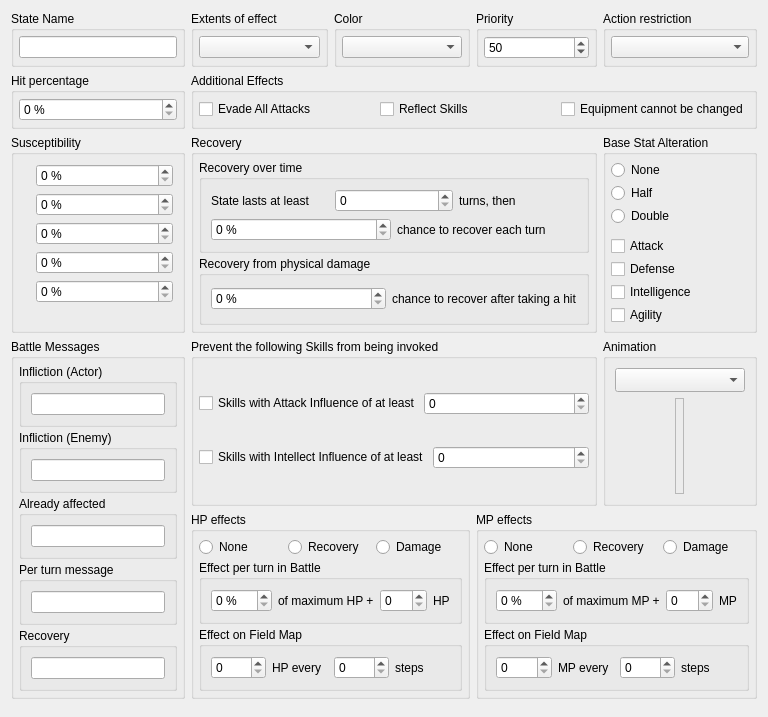
<?xml version="1.0" encoding="UTF-8"?>
<ui version="4.0">
 <class>StateWidget</class>
 <widget class="QWidget" name="StateWidget">
  <property name="geometry">
   <rect>
    <x>0</x>
    <y>0</y>
    <width>768</width>
    <height>577</height>
   </rect>
  </property>
  <property name="windowTitle">
   <string>Form</string>
  </property>
  <layout class="QGridLayout" name="gridLayout">
   <item row="0" column="0">
    <widget class="QGroupBox" name="groupBox_257">
     <property name="title">
      <string>State Name</string>
     </property>
     <layout class="QHBoxLayout" name="horizontalLayout_257">
      <property name="spacing">
       <number>3</number>
      </property>
      <property name="leftMargin">
       <number>5</number>
      </property>
      <property name="topMargin">
       <number>5</number>
      </property>
      <property name="rightMargin">
       <number>5</number>
      </property>
      <property name="bottomMargin">
       <number>5</number>
      </property>
      <item>
       <widget class="QLineEdit" name="lineName"/>
      </item>
     </layout>
    </widget>
   </item>
   <item row="0" column="1">
    <widget class="QGroupBox" name="groupBox_281">
     <property name="title">
      <string>Extents of effect</string>
     </property>
     <layout class="QHBoxLayout" name="horizontalLayout_281">
      <property name="spacing">
       <number>3</number>
      </property>
      <property name="leftMargin">
       <number>5</number>
      </property>
      <property name="topMargin">
       <number>5</number>
      </property>
      <property name="rightMargin">
       <number>5</number>
      </property>
      <property name="bottomMargin">
       <number>5</number>
      </property>
      <item>
       <widget class="QComboBox" name="comboExtents"/>
      </item>
     </layout>
    </widget>
   </item>
   <item row="0" column="2">
    <widget class="QGroupBox" name="groupBox_282">
     <property name="title">
      <string>Color</string>
     </property>
     <layout class="QHBoxLayout" name="horizontalLayout_282">
      <property name="spacing">
       <number>3</number>
      </property>
      <property name="leftMargin">
       <number>5</number>
      </property>
      <property name="topMargin">
       <number>5</number>
      </property>
      <property name="rightMargin">
       <number>5</number>
      </property>
      <property name="bottomMargin">
       <number>5</number>
      </property>
      <item>
       <widget class="SystemColorComboBox" name="comboColor"/>
      </item>
     </layout>
    </widget>
   </item>
   <item row="0" column="3">
    <widget class="QGroupBox" name="groupBox_258">
     <property name="title">
      <string>Priority</string>
     </property>
     <layout class="QHBoxLayout" name="horizontalLayout_258">
      <property name="spacing">
       <number>3</number>
      </property>
      <property name="leftMargin">
       <number>5</number>
      </property>
      <property name="topMargin">
       <number>5</number>
      </property>
      <property name="rightMargin">
       <number>5</number>
      </property>
      <property name="bottomMargin">
       <number>5</number>
      </property>
      <item>
       <widget class="QSpinBox" name="spinPriority">
        <property name="minimum">
         <number>1</number>
        </property>
        <property name="maximum">
         <number>100</number>
        </property>
        <property name="value">
         <number>50</number>
        </property>
       </widget>
      </item>
     </layout>
    </widget>
   </item>
   <item row="0" column="4">
    <widget class="QGroupBox" name="groupBox_283">
     <property name="title">
      <string>Action restriction</string>
     </property>
     <layout class="QHBoxLayout" name="horizontalLayout_283">
      <property name="spacing">
       <number>3</number>
      </property>
      <property name="leftMargin">
       <number>5</number>
      </property>
      <property name="topMargin">
       <number>5</number>
      </property>
      <property name="rightMargin">
       <number>5</number>
      </property>
      <property name="bottomMargin">
       <number>5</number>
      </property>
      <item>
       <widget class="QComboBox" name="comboRestriction"/>
      </item>
     </layout>
    </widget>
   </item>
   <item row="1" column="0">
    <widget class="QGroupBox" name="groupBox_284">
     <property name="title">
      <string>Hit percentage</string>
     </property>
     <layout class="QHBoxLayout" name="horizontalLayout_284">
      <property name="spacing">
       <number>3</number>
      </property>
      <property name="leftMargin">
       <number>5</number>
      </property>
      <property name="topMargin">
       <number>5</number>
      </property>
      <property name="rightMargin">
       <number>5</number>
      </property>
      <property name="bottomMargin">
       <number>5</number>
      </property>
      <item>
       <widget class="QSpinBox" name="spinAccuracy">
        <property name="suffix">
         <string> %</string>
        </property>
        <property name="minimum">
         <number>0</number>
        </property>
        <property name="maximum">
         <number>100</number>
        </property>
       </widget>
      </item>
     </layout>
    </widget>
   </item>
   <item row="1" column="1" colspan="4">
    <widget class="QGroupBox" name="groupBox_285">
     <property name="title">
      <string>Additional Effects</string>
     </property>
     <layout class="QHBoxLayout" name="horizontalLayout_285">
      <property name="spacing">
       <number>3</number>
      </property>
      <property name="leftMargin">
       <number>5</number>
      </property>
      <property name="topMargin">
       <number>5</number>
      </property>
      <property name="rightMargin">
       <number>5</number>
      </property>
      <property name="bottomMargin">
       <number>5</number>
      </property>
      <item>
       <widget class="QCheckBox" name="checkEvadeAll">
        <property name="text">
         <string>Evade All Attacks</string>
        </property>
       </widget>
      </item>
      <item>
       <widget class="QCheckBox" name="checkReflectSkills">
        <property name="text">
         <string>Reflect Skills</string>
        </property>
       </widget>
      </item>
      <item>
       <widget class="QCheckBox" name="checkNoEquipmentChange">
        <property name="text">
         <string>Equipment cannot be changed</string>
        </property>
       </widget>
      </item>
     </layout>
    </widget>
   </item>
   <item row="2" column="0">
    <widget class="QGroupBox" name="groupBox_286">
     <property name="title">
      <string>Susceptibility</string>
     </property>
     <layout class="QFormLayout" name="formLayout_286">
      <item row="0" column="0">
       <widget class="QLabel" name="labelRateA">
        <property name="pixmap">
         <pixmap>:/ranks/rank0</pixmap>
        </property>
       </widget>
      </item>
      <item row="0" column="1">
       <widget class="QSpinBox" name="spinRateA">
        <property name="suffix">
         <string> %</string>
        </property>
        <property name="minimum">
         <number>0</number>
        </property>
        <property name="maximum">
         <number>100</number>
        </property>
       </widget>
      </item>
      <item row="1" column="0">
       <widget class="QLabel" name="labelRateB">
        <property name="pixmap">
         <pixmap>:/ranks/rank1</pixmap>
        </property>
       </widget>
      </item>
      <item row="1" column="1">
       <widget class="QSpinBox" name="spinRateB">
        <property name="suffix">
         <string> %</string>
        </property>
        <property name="minimum">
         <number>0</number>
        </property>
        <property name="maximum">
         <number>100</number>
        </property>
       </widget>
      </item>
      <item row="2" column="0">
       <widget class="QLabel" name="labelRateC">
        <property name="pixmap">
         <pixmap>:/ranks/rank2</pixmap>
        </property>
       </widget>
      </item>
      <item row="2" column="1">
       <widget class="QSpinBox" name="spinRateC">
        <property name="suffix">
         <string> %</string>
        </property>
        <property name="minimum">
         <number>0</number>
        </property>
        <property name="maximum">
         <number>100</number>
        </property>
       </widget>
      </item>
      <item row="3" column="0">
       <widget class="QLabel" name="labelRateD">
        <property name="pixmap">
         <pixmap>:/ranks/rank3</pixmap>
        </property>
       </widget>
      </item>
      <item row="3" column="1">
       <widget class="QSpinBox" name="spinRateD">
        <property name="suffix">
         <string> %</string>
        </property>
        <property name="minimum">
         <number>0</number>
        </property>
        <property name="maximum">
         <number>100</number>
        </property>
       </widget>
      </item>
      <item row="4" column="0">
       <widget class="QLabel" name="labelRateE">
        <property name="pixmap">
         <pixmap>:/ranks/rank4</pixmap>
        </property>
       </widget>
      </item>
      <item row="4" column="1">
       <widget class="QSpinBox" name="spinRateE">
        <property name="suffix">
         <string> %</string>
        </property>
        <property name="minimum">
         <number>0</number>
        </property>
        <property name="maximum">
         <number>100</number>
        </property>
       </widget>
      </item>
     </layout>
    </widget>
   </item>
   <item row="3" column="1" colspan="3">
    <widget class="QGroupBox" name="groupBox_287">
     <property name="title">
      <string>Prevent the following Skills from being invoked</string>
     </property>
     <layout class="QVBoxLayout" name="verticalLayout_287">
      <property name="spacing">
       <number>3</number>
      </property>
      <property name="leftMargin">
       <number>5</number>
      </property>
      <property name="topMargin">
       <number>5</number>
      </property>
      <property name="rightMargin">
       <number>5</number>
      </property>
      <property name="bottomMargin">
       <number>5</number>
      </property>
      <item>
       <layout class="QHBoxLayout" name="horizontalLayout_287_1">
        <item>
         <widget class="QCheckBox" name="checkRestrictAttackInfluence">
          <property name="text">
           <string>Skills with Attack Influence of at least</string>
          </property>
         </widget>
        </item>
        <item>
         <widget class="QSpinBox" name="spinRestrictAttackInfluence">
          <property name="minimum">
           <number>0</number>
          </property>
          <property name="maximum">
           <number>10</number>
          </property>
         </widget>
        </item>
       </layout>
      </item>
      <item>
       <layout class="QHBoxLayout" name="horizontalLayout_287_2">
        <item>
         <widget class="QCheckBox" name="checkRestrictIntellectInfluence">
          <property name="text">
           <string>Skills with Intellect Influence of at least</string>
          </property>
         </widget>
        </item>
        <item>
         <widget class="QSpinBox" name="spinRestrictIntellectInfluence">
          <property name="minimum">
           <number>0</number>
          </property>
          <property name="maximum">
           <number>10</number>
          </property>
         </widget>
        </item>
       </layout>
      </item>
     </layout>
    </widget>
   </item>
   <item row="2" column="4">
    <widget class="QGroupBox" name="groupBox_288">
     <property name="title">
      <string>Base Stat Alteration</string>
     </property>
     <layout class="QVBoxLayout" name="horizontalLayout_288">
      <property name="spacing">
       <number>3</number>
      </property>
      <property name="leftMargin">
       <number>5</number>
      </property>
      <property name="topMargin">
       <number>5</number>
      </property>
      <property name="rightMargin">
       <number>5</number>
      </property>
      <property name="bottomMargin">
       <number>5</number>
      </property>
      <item>
       <widget class="QRadioButton" name="radioStatAlterationNone">
        <property name="text">
         <string>None</string>
        </property>
       </widget>
      </item>
      <item>
       <widget class="QRadioButton" name="radioStatAlterationHalf">
        <property name="text">
         <string>Half</string>
        </property>
       </widget>
      </item>
      <item>
       <widget class="QRadioButton" name="radioStatAlterationDouble">
        <property name="bottomMargin">
         <number>10</number>
        </property>
        <property name="text">
         <string>Double</string>
        </property>
       </widget>
      </item>
      <item>
       <spacer name="verticalSpacer_1">
        <property name="orientation">
         <enum>Qt::Vertical</enum>
        </property>
       </spacer>
      </item>
      <item>
       <widget class="QCheckBox" name="checkStatAffectAttack">
        <property name="text">
         <string>Attack</string>
        </property>
       </widget>
      </item>
      <item>
       <widget class="QCheckBox" name="checkStatAffectDefense">
        <property name="text">
         <string>Defense</string>
        </property>
       </widget>
      </item>
      <item>
       <widget class="QCheckBox" name="checkStatAffectIntelligence">
        <property name="text">
         <string>Intelligence</string>
        </property>
       </widget>
      </item>
      <item>
       <widget class="QCheckBox" name="checkStatAffectAgility">
        <property name="text">
         <string>Agility</string>
        </property>
       </widget>
      </item>
     </layout>
    </widget>
   </item>
   <item row="2" column="1" colspan="3">
    <widget class="QGroupBox" name="groupBox_289">
     <property name="title">
      <string>Recovery</string>
     </property>
     <layout class="QVBoxLayout" name="verticalLayout_289">
      <property name="spacing">
       <number>3</number>
      </property>
      <property name="leftMargin">
       <number>5</number>
      </property>
      <property name="topMargin">
       <number>5</number>
      </property>
      <property name="rightMargin">
       <number>5</number>
      </property>
      <property name="bottomMargin">
       <number>5</number>
      </property>
      <item>
       <widget class="QGroupBox" name="groupBox_296">
        <property name="title">
         <string>Recovery over time</string>
        </property>
        <layout class="QVBoxLayout" name="verticalLayout_296">
         <item>
          <layout class="QHBoxLayout" name="horizontalLayout_296_1">
           <item>
            <widget class="QLabel" name="labelRecoverTurns_1">
             <property name="text">
              <string>State lasts at least</string>
             </property>
            </widget>
           </item>
           <item>
            <widget class="QSpinBox" name="spinRecoverTurns">
             <property name="minimum">
              <number>0</number>
             </property>
             <property name="maximum">
              <number>99</number>
             </property>	
            </widget>
           </item>
           <item>
            <widget class="QLabel" name="labelRecoverTurns_2">
             <property name="text">
              <string>turns, then</string>
             </property>
            </widget>
           </item>
          </layout>
         </item>
         <item>
          <layout class="QHBoxLayout" name="horizontalLayout_296_2">
           <item>
            <widget class="QSpinBox" name="spinRecoverChance">
             <property name="suffix">
              <string> %</string>
             </property>
             <property name="minimum">
              <number>0</number>
             </property>
             <property name="maximum">
              <number>100</number>
             </property>
            </widget>
           </item>
           <item>
            <widget class="QLabel" name="labelRecoverChance">
             <property name="text">
              <string>chance to recover each turn</string>
             </property>
            </widget>
           </item>
          </layout>
         </item>
        </layout>
       </widget>
      </item>
      <item>
       <widget class="QGroupBox" name="groupBox_297">
        <property name="title">
         <string>Recovery from physical damage</string>
        </property>
        <layout class="QHBoxLayout" name="horizontalLayout_297">
         <item>
          <widget class="QSpinBox" name="spinRecoverDamageChance">
           <property name="suffix">
            <string> %</string>
           </property>
           <property name="minimum">
            <number>0</number>
           </property>
           <property name="maximum">
            <number>100</number>
           </property>
          </widget>
         </item>
         <item>
          <widget class="QLabel" name="labelRecoverDamageChance">
           <property name="text">
            <string>chance to recover after taking a hit</string>
           </property>
          </widget>
         </item>
        </layout>
       </widget>
      </item>
     </layout>
    </widget>
   </item>
   <item row="4" column="1" colspan="2">
    <widget class="QGroupBox" name="groupBox_290">
     <property name="title">
      <string>HP effects</string>
     </property>
     <layout class="QVBoxLayout" name="verticalLayout_290">
      <property name="spacing">
       <number>3</number>
      </property>
      <property name="leftMargin">
       <number>5</number>
      </property>
      <property name="topMargin">
       <number>5</number>
      </property>
      <property name="rightMargin">
       <number>5</number>
      </property>
      <property name="bottomMargin">
       <number>5</number>
      </property>
      <item>
       <layout class="QHBoxLayout" name="horizontalLayout_290">
        <item>
         <widget class="QRadioButton" name="radioHPEffectNone">
          <property name="text">
           <string>None</string>
          </property>
         </widget>
        </item>
        <item>
         <widget class="QRadioButton" name="radioHPEffectRecovery">
          <property name="text">
           <string>Recovery</string>
          </property>
         </widget>
        </item>
        <item>
         <widget class="QRadioButton" name="radioHPEffectDamage">
          <property name="text">
           <string>Damage</string>
          </property>
         </widget>
        </item>
       </layout>
      </item>
      <item>
       <widget class="QGroupBox" name="groupBox_291">
        <property name="title">
         <string>Effect per turn in Battle</string>
        </property>
        <layout class="QHBoxLayout" name="horizontalLayout_291">
         <item>
          <widget class="QSpinBox" name="spinHPEffectPercentage">
           <property name="suffix">
            <string> %</string>
           </property>
           <property name="minimum">
            <number>0</number>
           </property>
           <property name="maximum">
            <number>100</number>
           </property>
          </widget>
         </item>
         <item>
          <widget class="QLabel" name="labelHPEffectBattle_1">
           <property name="text">
            <string>of maximum HP +</string>
           </property>
          </widget>
         </item>
         <item>
          <widget class="QSpinBox" name="spinHPEffectValue">
           <property name="minimum">
            <number>0</number>
           </property>
           <property name="maximum">
            <number>999</number>
           </property>
          </widget>
         </item>
         <item>
          <widget class="QLabel" name="labelHPEffectBattle_2">
           <property name="text">
            <string>HP</string>
           </property>
          </widget>
         </item>
        </layout>
       </widget>
      </item>
      <item>
       <widget class="QGroupBox" name="groupBox_292">
        <property name="title">
         <string>Effect on Field Map</string>
        </property>
        <layout class="QHBoxLayout" name="horizontalLayout_292">
         <item>
          <widget class="QSpinBox" name="spinHPEffectFieldValue">
           <property name="minimum">
            <number>0</number>
           </property>
           <property name="maximum">
            <number>999</number>
           </property>
          </widget>
         </item>
         <item>
          <widget class="QLabel" name="labelHPEffectField_1">
           <property name="text">
            <string>HP every</string>
           </property>
          </widget>
         </item>
         <item>
          <widget class="QSpinBox" name="spinHPEffectFieldSteps">
           <property name="minimum">
            <number>0</number>
           </property>
           <property name="maximum">
            <number>999</number>
           </property>
          </widget>
         </item>
         <item>
          <widget class="QLabel" name="labelHPEffectField_2">
           <property name="text">
            <string>steps</string>
           </property>
          </widget>
         </item>
        </layout>
       </widget>
      </item>
     </layout>
    </widget>
   </item>
   <item row="4" column="3" colspan="2">
    <widget class="QGroupBox" name="groupBox_293">
     <property name="title">
      <string>MP effects</string>
     </property>
     <layout class="QVBoxLayout" name="verticalLayout_293">
      <property name="spacing">
       <number>3</number>
      </property>
      <property name="leftMargin">
       <number>5</number>
      </property>
      <property name="topMargin">
       <number>5</number>
      </property>
      <property name="rightMargin">
       <number>5</number>
      </property>
      <property name="bottomMargin">
       <number>5</number>
      </property>
      <item>
       <layout class="QHBoxLayout" name="horizontalLayout_293">
        <item>
         <widget class="QRadioButton" name="radioMPEffectNone">
          <property name="text">
           <string>None</string>
          </property>
         </widget>
        </item>
        <item>
         <widget class="QRadioButton" name="radioMPEffectRecovery">
          <property name="text">
           <string>Recovery</string>
          </property>
         </widget>
        </item>
        <item>
         <widget class="QRadioButton" name="radioMPEffectDamage">
          <property name="text">
           <string>Damage</string>
          </property>
         </widget>
        </item>
       </layout>
      </item>
      <item>
       <widget class="QGroupBox" name="groupBox_294">
        <property name="title">
         <string>Effect per turn in Battle</string>
        </property>
        <layout class="QHBoxLayout" name="horizontalLayout_294">
         <item>
          <widget class="QSpinBox" name="spinMPEffectPercentage">
           <property name="suffix">
            <string> %</string>
           </property>
           <property name="minimum">
            <number>0</number>
           </property>
           <property name="maximum">
            <number>100</number>
           </property>
          </widget>
         </item>
         <item>
          <widget class="QLabel" name="labelMPEffectBattle_1">
           <property name="text">
            <string>of maximum MP +</string>
           </property>
          </widget>
         </item>
         <item>
          <widget class="QSpinBox" name="spinMPEffectValue">
           <property name="minimum">
            <number>0</number>
           </property>
           <property name="maximum">
            <number>999</number>
           </property>
          </widget>
         </item>
         <item>
          <widget class="QLabel" name="labelMPEffectBattle_2">
           <property name="text">
            <string>MP</string>
           </property>
          </widget>
         </item>
        </layout>
       </widget>
      </item>
      <item>
       <widget class="QGroupBox" name="groupBox_295">
        <property name="title">
         <string>Effect on Field Map</string>
        </property>
        <layout class="QHBoxLayout" name="horizontalLayout_295">
         <item>
          <widget class="QSpinBox" name="spinMPEffectFieldValue">
           <property name="minimum">
            <number>0</number>
           </property>
           <property name="maximum">
            <number>999</number>
           </property>
          </widget>
         </item>
         <item>
          <widget class="QLabel" name="labelMPEffectField_1">
           <property name="text">
            <string>MP every</string>
           </property>
          </widget>
         </item>
         <item>
          <widget class="QSpinBox" name="spinMPEffectFieldSteps">
           <property name="minimum">
            <number>0</number>
           </property>
           <property name="maximum">
            <number>999</number>
           </property>
          </widget>
         </item>
         <item>
          <widget class="QLabel" name="labelMPEffectField_2">
           <property name="text">
            <string>steps</string>
           </property>
          </widget>
         </item>
        </layout>
       </widget>
      </item>
     </layout>
    </widget>
   </item>
   <item row="3" column="0" rowspan="2">
    <widget class="QGroupBox" name="groupBox_298">
     <property name="title">
      <string>Battle Messages</string>
     </property>
     <layout class="QVBoxLayout" name="verticalLayout_298">
      <property name="spacing">
       <number>3</number>
      </property>
      <property name="leftMargin">
       <number>5</number>
      </property>
      <property name="topMargin">
       <number>5</number>
      </property>
      <property name="rightMargin">
       <number>5</number>
      </property>
      <property name="bottomMargin">
       <number>5</number>
      </property>
      <item>
       <widget class="QGroupBox" name="groupBox_299">
        <property name="title">
         <string>Infliction (Actor)</string>
        </property>
        <layout class="QHBoxLayout" name="horizontalLayout_299">
         <item>
          <widget class="QLineEdit" name="lineMessageInflictionActor"/>
         </item>
        </layout>
       </widget>
      </item>
      <item>
       <widget class="QGroupBox" name="groupBox_300">
        <property name="title">
         <string>Infliction (Enemy)</string>
        </property>
        <layout class="QHBoxLayout" name="horizontalLayout_300">
         <item>
          <widget class="QLineEdit" name="lineMessageInflictionEnemy"/>
         </item>
        </layout>
       </widget>
      </item>
      <item>
       <widget class="QGroupBox" name="groupBox_301">
        <property name="title">
         <string>Already affected</string>
        </property>
        <layout class="QHBoxLayout" name="horizontalLayout_301">
         <item>
          <widget class="QLineEdit" name="lineMessageAlreadyAffected"/>
         </item>
        </layout>
       </widget>
      </item>
      <item>
       <widget class="QGroupBox" name="groupBox_302">
        <property name="title">
         <string>Per turn message</string>
        </property>
        <layout class="QHBoxLayout" name="horizontalLayout_302">
         <item>
          <widget class="QLineEdit" name="lineMessagePerTurn"/>
         </item>
        </layout>
       </widget>
      </item>
      <item>
       <widget class="QGroupBox" name="groupBox_303">
        <property name="title">
         <string>Recovery</string>
        </property>
        <layout class="QHBoxLayout" name="horizontalLayout_303">
         <item>
          <widget class="QLineEdit" name="lineMessageRecovery"/>
         </item>
        </layout>
       </widget>
      </item>
     </layout>
    </widget>
   </item>
   <item row="3" column="4">
    <widget class="QGroupBox" name="groupBox_304">
     <property name="title">
      <string>Animation</string>
     </property>
     <property name="toolTip">
      <string>The battle pose of the heroes who have this condition (RPG Maker 2003)</string>
     </property>
     <layout class="QVBoxLayout" name="layoutBattlerPose">
      <item>
       <widget class="QComboBox" name="comboBattlerPose">
        <property name="sizeAdjustPolicy">
         <enum>QComboBox::AdjustToMinimumContentsLengthWithIcon</enum>
        </property>
        <property name="minimumContentsLength">
         <number>10</number>
        </property>
       </widget>
      </item>
      <item alignment="Qt::AlignHCenter">
       <widget class="QLabel" name="labelBattlerPose">
        <property name="toolTip">
         <string>The pose in the battle graphics of the first hero</string>
        </property>
        <property name="frameShape">
         <enum>QFrame::StyledPanel</enum>
        </property>
        <property name="alignment">
         <set>Qt::AlignCenter</set>
        </property>
        <property name="wordWrap">
         <bool>true</bool>
        </property>
       </widget>
      </item>
     </layout>
    </widget>
   </item>
   <item row="5" column="0" colspan="5">
    <spacer name="verticalSpacer_2">
     <property name="orientation">
      <enum>Qt::Vertical</enum>
     </property>
    </spacer>
   </item>
  </layout>
 </widget>
 <customwidgets>
  <customwidget>
   <class>SystemColorComboBox</class>
   <extends>QComboBox</extends>
   <header>ui/common/system_color_combobox.h</header>
  </customwidget>
 </customwidgets>
 <resources/>
 <connections/>
</ui>
